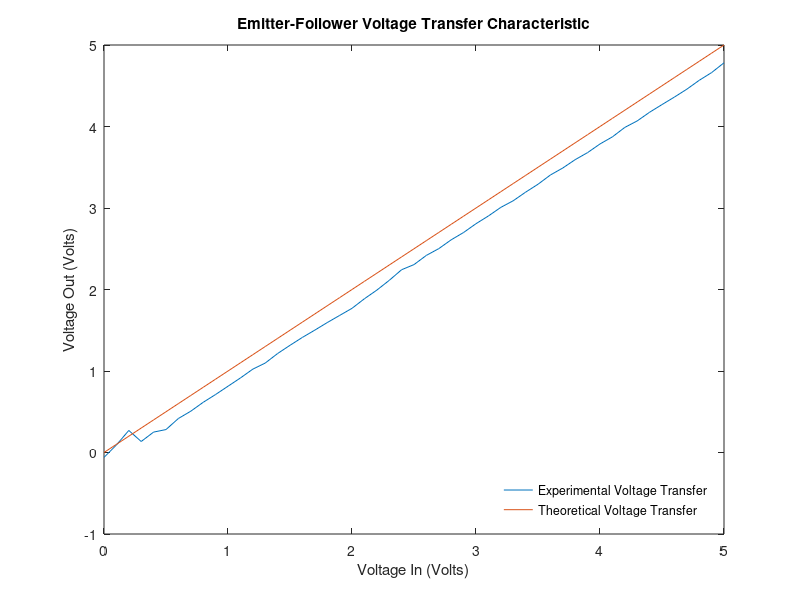

MATLAB code to generate this figure:
clear;
load('collected_data.mat');
% Voltage Transfer Characteristic.
plot(Vin_Exp3, Vout_Exp3);
hold on;
plot(Vin_Exp3, Vin_Exp3);

title( "Emitter-Follower Voltage Transfer Characteristic");
ylabel("Voltage Out (Volts)");
xlabel("Voltage In (Volts)");

legend('Experimental Voltage Transfer', 'Theoretical Voltage Transfer');
legend('boxoff')
legend('Location','southeast')

hold off;